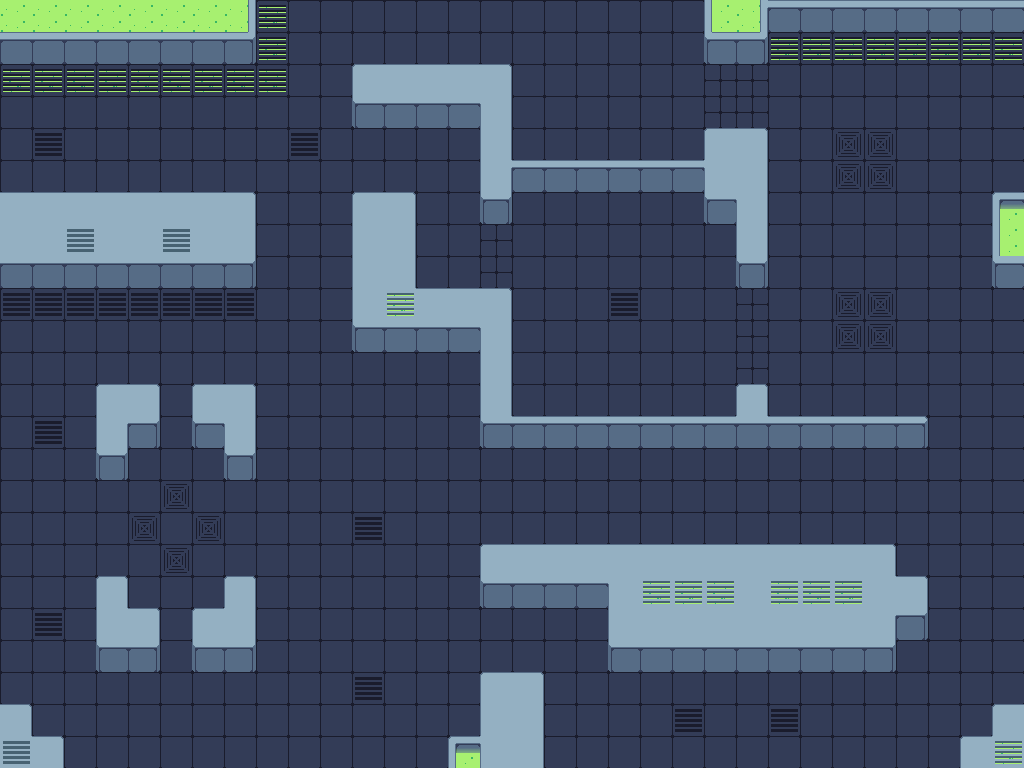

Tiled map render using the project's own tile images. Description and the whole map definition, tile-layer contents included, below:
An orthogonal 32x24 tile map with 32x32 px tiles, 2 tile layers (floor, {solid}).

<map version="1.10" tiledversion="1.10.2" orientation="orthogonal" renderorder="right-down" width="32" height="24" tilewidth="32" tileheight="32" infinite="0" nextlayerid="4" nextobjectid="1">
 <editorsettings>
  <export target="m1.tmj" format="json" />
 </editorsettings>
 <tileset firstgid="1" source="../sprites/techTiles.tsx" />
 <layer id="1" name="floor" width="32" height="24">
  <data encoding="csv">
72,72,72,72,72,72,72,72,74,72,72,72,72,72,72,72,72,72,72,72,72,72,72,72,72,72,72,72,72,72,72,72,
72,72,72,72,72,72,72,72,74,72,72,72,72,72,72,72,72,72,72,72,72,72,72,72,74,74,74,74,74,74,74,74,
74,74,74,74,74,74,74,74,74,72,72,72,72,72,72,72,72,72,72,72,72,72,71,71,72,72,72,72,72,72,72,72,
72,72,72,72,72,72,72,72,72,72,72,72,72,72,72,72,72,72,72,72,72,72,71,71,72,72,72,72,72,72,72,72,
72,70,72,72,72,72,72,72,72,70,72,72,72,72,72,72,72,72,72,72,72,72,72,72,72,72,107,107,72,72,72,72,
72,72,72,72,72,72,72,72,72,72,72,72,72,72,72,72,72,72,72,72,72,72,72,72,72,72,107,107,72,72,72,72,
72,72,72,72,72,72,72,72,72,72,72,72,72,72,72,72,72,72,72,72,72,72,72,72,72,72,72,72,72,72,72,72,
72,72,72,72,72,72,72,72,72,72,72,72,72,72,72,71,72,72,72,72,72,72,72,72,72,72,72,72,72,72,72,72,
72,72,72,72,72,72,72,72,72,72,72,72,72,72,72,71,72,72,72,72,72,72,72,72,72,72,72,72,72,72,72,72,
70,70,70,70,70,70,70,70,72,72,72,72,72,72,72,72,72,72,72,70,72,72,72,71,72,72,107,107,72,72,72,72,
72,72,72,72,72,72,72,72,72,72,72,72,72,72,72,72,72,72,72,72,72,72,72,71,72,72,107,107,72,72,72,72,
72,72,72,72,72,72,72,72,72,72,72,72,72,72,72,72,72,72,72,72,72,72,72,71,72,72,72,72,72,72,72,72,
72,72,72,72,72,72,72,72,72,72,72,72,72,72,72,72,72,72,72,72,72,72,72,72,72,72,72,72,72,72,72,72,
72,70,72,72,72,72,72,72,72,72,72,72,72,72,72,72,72,72,72,72,72,72,72,72,72,72,72,72,72,72,72,72,
72,72,72,72,72,72,72,72,72,72,72,72,72,72,72,72,72,72,72,72,72,72,72,72,72,72,72,72,72,72,72,72,
72,72,72,72,72,107,72,72,72,72,72,72,72,72,72,72,72,72,72,72,72,72,72,72,72,72,72,72,72,72,72,72,
72,72,72,72,107,72,107,72,72,72,72,70,72,72,72,72,72,72,72,72,72,72,72,72,72,72,72,72,72,72,72,72,
72,72,72,72,72,107,72,72,72,72,72,72,72,72,72,72,72,72,72,72,72,72,72,72,72,72,72,72,72,72,72,72,
72,72,72,72,72,72,72,72,72,72,72,72,72,72,72,72,72,72,72,72,72,72,72,72,72,72,72,72,72,72,72,72,
72,70,72,72,72,72,72,72,72,72,72,72,72,72,72,72,72,72,72,72,72,72,72,72,72,72,72,72,72,72,72,72,
72,72,72,72,72,72,72,72,72,72,72,72,72,72,72,72,72,72,72,72,72,72,72,72,72,72,72,72,72,72,72,72,
72,72,72,72,72,72,72,72,72,72,72,70,72,72,72,72,72,72,72,72,72,72,72,72,72,72,72,72,72,72,72,72,
72,72,72,72,72,72,72,72,72,72,72,72,72,72,72,72,72,72,72,72,72,70,72,72,70,72,72,72,72,72,72,72,
72,72,72,72,72,72,72,72,72,72,72,72,72,72,72,72,72,72,72,72,72,72,72,72,72,72,72,72,72,72,72,72
</data>
 </layer>
 <layer id="2" name="{solid}" width="32" height="24">
  <data encoding="csv">
147,147,147,147,147,147,147,296,0,0,0,0,0,0,0,0,0,0,0,0,0,0,294,333,6,6,6,6,6,6,6,6,
6,6,6,6,6,6,6,343,0,0,0,0,0,0,0,0,0,0,0,0,0,0,373,379,0,0,0,0,0,0,0,0,
0,0,0,0,0,0,0,0,0,0,0,152,153,153,153,155,0,0,0,0,0,0,0,0,0,0,0,0,0,0,0,0,
0,0,0,0,0,0,0,0,0,0,0,226,227,227,227,157,0,0,0,0,0,0,0,0,0,0,0,0,0,0,0,0,
0,0,0,0,0,0,0,0,0,0,0,0,0,0,0,193,0,0,0,0,0,0,152,155,0,0,0,0,0,0,0,0,
0,0,0,0,0,0,0,0,0,0,0,0,0,0,0,156,376,376,376,376,6,6,194,192,0,0,0,0,0,0,0,0,
153,153,153,153,153,153,153,155,0,0,0,152,155,0,0,228,0,0,0,0,0,0,226,157,0,0,0,0,0,0,0,257,
190,190,230,190,190,230,190,192,0,0,0,189,192,0,0,0,0,0,0,0,0,0,0,193,0,0,0,0,0,0,0,294,
227,227,227,227,227,227,227,229,0,0,0,189,192,0,0,0,0,0,0,0,0,0,0,228,0,0,0,0,0,0,0,226,
0,0,0,0,0,0,0,0,0,0,0,189,191,153,153,155,0,0,0,0,0,0,0,0,0,0,0,0,0,0,0,0,
0,0,0,0,0,0,0,0,0,0,0,226,227,227,227,157,0,0,0,0,0,0,0,0,0,0,0,0,0,0,0,0,
0,0,0,0,0,0,0,0,0,0,0,0,0,0,0,193,0,0,0,0,0,0,0,0,0,0,0,0,0,0,0,0,
0,0,0,152,155,0,152,155,0,0,0,0,0,0,0,193,0,0,0,0,0,0,0,154,0,0,0,0,0,0,0,0,
0,0,0,156,229,0,226,157,0,0,0,0,0,0,0,226,6,6,6,6,6,6,6,227,6,6,6,6,200,0,0,0,
0,0,0,228,0,0,0,228,0,0,0,0,0,0,0,0,0,0,0,0,0,0,0,0,0,0,0,0,0,0,0,0,
0,0,0,0,0,0,0,0,0,0,0,0,0,0,0,0,0,0,0,0,0,0,0,0,0,0,0,0,0,0,0,0,
0,0,0,0,0,0,0,0,0,0,0,0,0,0,0,0,0,0,0,0,0,0,0,0,0,0,0,0,0,0,0,0,
0,0,0,0,0,0,0,0,0,0,0,0,0,0,0,152,153,153,153,153,153,153,153,153,153,153,153,155,0,0,0,0,
0,0,0,154,0,0,0,154,0,0,0,0,0,0,0,226,227,227,227,194,191,191,191,190,191,191,191,190,155,0,0,0,
0,0,0,189,155,0,152,192,0,0,0,0,0,0,0,0,0,0,0,189,190,190,190,190,190,190,190,231,229,0,0,0,
0,0,0,226,229,0,226,229,0,0,0,0,0,0,0,0,0,0,0,226,227,227,227,227,227,227,227,229,0,0,0,0,
0,0,0,0,0,0,0,0,0,0,0,0,0,0,0,152,155,0,0,0,0,0,0,0,0,0,0,0,0,0,0,0,
155,0,0,0,0,0,0,0,0,0,0,0,0,0,0,189,192,0,0,0,0,0,0,0,0,0,0,0,0,0,0,152,
230,155,0,0,0,0,0,0,0,0,0,0,0,0,257,194,192,0,0,0,0,0,0,0,0,0,0,0,0,0,152,191
</data>
 </layer>
</map>